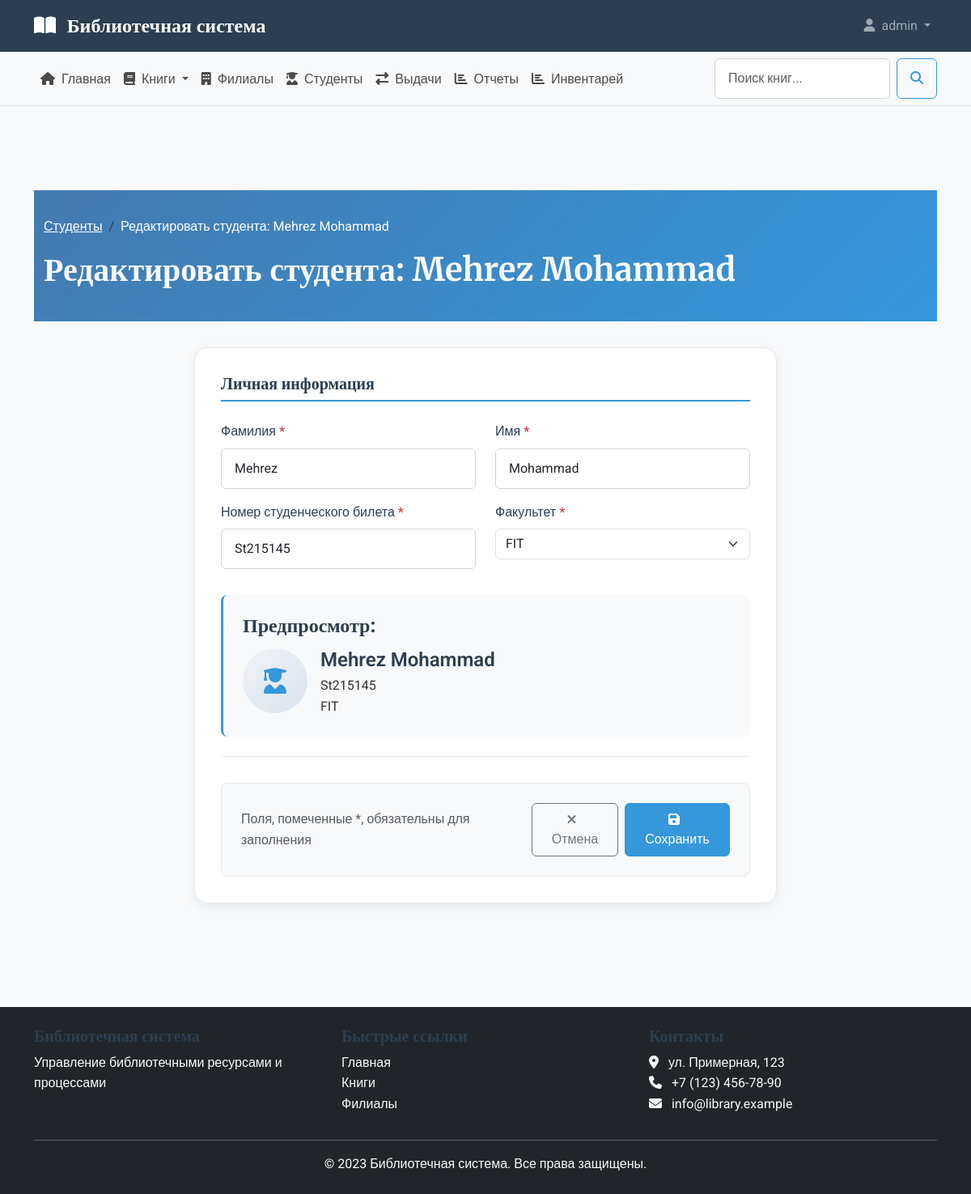
The page /students/1/edit/ (signed in) on the database its author committed.
### library_app/models.py (models this page shows, shortened)
class Student(models.Model):
    last_name = models.CharField(_('фамилия'), max_length=100)
    first_name = models.CharField(_('имя'), max_length=100)
    student_id = models.CharField(_('номер студенческого билета'), max_length=20, unique=True)
    faculty = models.ForeignKey(
        Faculty,
        verbose_name=_('факультет'),
        on_delete=models.CASCADE,
        related_name='students'
    )
    created_at = models.DateTimeField(_('дата создания'), auto_now_add=True)
    class Meta:
        verbose_name = _('студент')
        verbose_name_plural = _('студенты')
        ordering = ['last_name', 'first_name']
        indexes = [
            models.Index(fields=['student_id']),
            models.Index(fields=['last_name', 'first_name']),
        ]
    def get_full_name(self):
        return f"{self.last_name} {self.first_name}"

### library_app/views.py (the view, shortened to what this page needs)
# urls.py: path('students/<int:pk>/edit/', StudentUpdateView.as_view(), name='student_edit'),
class StudentUpdateView(LoginRequiredMixin, UserPassesTestMixin, UpdateView):
    model = Student
    form_class = StudentForm
    template_name = 'library_app/students/student_form.html'
    def test_func(self):
        return is_librarian(self.request.user)
    def get_context_data(self, **kwargs):
        context = super().get_context_data(**kwargs)
        context['title'] = f'Редактировать студента: {self.object.get_full_name()}'
        return context

### library_app/forms.py (shortened to what this page needs)
class StudentForm(forms.ModelForm):
    class Meta:
        model = Student
        fields = ['last_name', 'first_name', 'student_id', 'faculty']
        widgets = {
            'last_name': forms.TextInput(attrs={'class': 'form-control'}),
            'first_name': forms.TextInput(attrs={'class': 'form-control'}),
            'student_id': forms.TextInput(attrs={'class': 'form-control'}),
            'faculty': forms.Select(attrs={'class': 'form-select'}),
        }
        labels = {
            'last_name': 'Фамилия',
            'first_name': 'Имя',
            'student_id': 'Номер студенческого билета',
            'faculty': 'Факультет',
        }

### library_app/models.py (called while the page is built)
    def __str__(self):
        return self.name

### library_app/views.py (called while the page is built)
def is_librarian(user):
    return user.is_authenticated and (user.is_staff or user.groups.filter(name='Librarians').exists())

### library_app/templates/library_app/students/student_form.html (shortened to what this page needs)
{% extends 'library_app/base.html' %}
{% load static %}
{% block content %}
<section class="form-header">
    <div class="container">
        <nav aria-label="breadcrumb">
            <ol class="breadcrumb">
                <li class="breadcrumb-item"><a href="{% url 'student_list' %}" class="text-white">Студенты</a></li>
                <li class="breadcrumb-item active text-white" aria-current="page">{{ title }}</li>
            </ol>
        </nav>
        <h1 class="books-title text-light">{{ title }}</h1>
    </div>
</section>
<div class="container">
    <div class="row justify-content-center">
        <div class="col-lg-8">
            <form method="post" class="form-card" novalidate>
                <div class="form-section">
                    <h2 class="section-title">Личная информация</h2>
                    <div class="row">
                        <div class="col-md-6 mb-3">
                            <label for="{{ form.last_name.id_for_label }}" class="form-label required-field">Фамилия</label>
                            {{ form.last_name }}
                        </div>
                        <div class="col-md-6 mb-3">
                            <label for="{{ form.first_name.id_for_label }}" class="form-label required-field">Имя</label>
                            {{ form.first_name }}
                        </div>
                    </div>
                    <div class="row">
                        <div class="col-md-6 mb-3">
                            <label for="{{ form.student_id.id_for_label }}" class="form-label required-field">Номер студенческого билета</label>
                            {{ form.student_id }}
                        </div>
                        <div class="col-md-6 mb-3">
                            <label for="{{ form.faculty.id_for_label }}" class="form-label required-field">Факультет</label>
                            {{ form.faculty }}
                        </div>
                    </div>
                    <div class="preview-card">
                        <h4>Предпросмотр:</h4>
                        <div class="student-preview">
                            <div class="preview-avatar">
                                <i class="fas fa-user-graduate"></i>
                            </div>
                            <div class="preview-info">
                                <div class="preview-name" id="student-preview">
                                </div>
                                <div id="student-id-preview">
                                </div>
                                <div id="faculty-preview">
                                </div>
                            </div>
                        </div>
                    </div>
                </div>
                <div class="form-actions">
                    <div class="d-flex justify-content-between align-items-center">
                        <div>
                            <span class="text-muted">Поля, помеченные *, обязательны для заполнения</span>
                        </div>
                        <div class="d-flex gap-2">
                            <a href="{% if object %}{% url 'student_detail' object.pk %}{% else %}{% url 'student_list' %}{% endif %}"
                               class="btn btn-outline-secondary">
                                <i class="fas fa-times me-2"></i>Отмена
                            </a>
                            <button type="submit" class="btn btn-primary">
                                <i class="fas fa-save me-2"></i>Сохранить
                            </button>
                        </div>
                    </div>
                </div>
            </form>
        </div>
    </div>
</div>
{% endblock %}

### library_app/templates/library_app/includes/header.html (shortened to what this page needs)
<header class="main-header">
    <nav class="navbar navbar-expand-lg navbar-dark bg-primary">
        <div class="container">
            <a class="navbar-brand" href="{% url 'home' %}">
                <i class="fas fa-book-open me-2"></i>
                Библиотечная система
            </a>
            <div class="collapse navbar-collapse" id="mainNavbar">
                <ul class="navbar-nav ms-auto">
                    {% if user.is_authenticated %}
                    <li class="nav-item dropdown">
                        <a class="nav-link dropdown-toggle" href="#" id="userDropdown" role="button" data-bs-toggle="dropdown">
                            <i class="fas fa-user me-1"></i> {{ user.username }}
                        </a>
                    </li>
                    {% endif %}
                </ul>
            </div>
        </div>
    </nav>
</header>

### library_app/static/library_app/css/style.css (style rules this page uses)
:root { --primary-color: #2c3e50; --secondary-color: #3498db; --accent-color: #e74c3c; --light-color: #ecf0f1; --dark-color: #2c3e50; --success-color: #27ae60; --warning-color: #f39c12; --danger-color: #e74c3c; --info-color: #3498db; }
body { font-family: 'Roboto', sans-serif; background-color: #f8f9fa; color: #333; line-height: 1.6; }
h1, h2, h3, h4, h5, h6 { font-family: 'Merriweather', serif; font-weight: 700; color: var(--primary-color); }
.main-header .navbar-brand { font-family: 'Merriweather', serif; font-weight: 700; font-size: 1.5rem; }
.btn { border-radius: 0.375rem; font-weight: 500; padding: 0.5rem 1rem; transition: all 0.3s; }
.btn-primary { background-color: var(--secondary-color); border-color: var(--secondary-color); }
.form-control { border-radius: 0.375rem; padding: 0.75rem 1rem; border: 1px solid #ced4da; transition: border-color 0.15s ease-in-out, box-shadow 0.15s ease-in-out; }
.form-label { font-weight: 500; margin-bottom: 0.5rem; color: var(--dark-color); }
.bg-primary { background-color: var(--primary-color) !important; }

### library_app/templates/library_app/students/student_form.html (style rules this page uses)
.form-header { background: linear-gradient(135deg, #447ab0 0%, #3498db 100%); padding: 2rem 0; color: white; margin-bottom: 2rem; }
.form-card { background: white; border-radius: 1rem; padding: 2rem; border: 1px solid #e5e7eb; margin-bottom: 2rem; box-shadow: 0 4px 12px rgba(68, 122, 176, 0.1); }
.form-section { margin-bottom: 2rem; padding-bottom: 1.5rem; border-bottom: 1px solid #e5e7eb; }
.section-title { font-size: 1.25rem; font-weight: 600; color: var(--primary-color); margin-bottom: 1.5rem; padding-bottom: 0.5rem; border-bottom: 2px solid var(--secondary-color); }
.required-field::after { content: " *"; color: #dc3545; }
.form-actions { background: #f8f9fa; padding: 1.5rem; border-radius: 0.5rem; margin-top: 2rem; border: 1px solid #e5e7eb; }
.preview-card { background: #f8f9fa; padding: 1.5rem; border-radius: 0.5rem; margin-top: 1rem; border-left: 3px solid var(--secondary-color); }
.preview-name { font-size: 1.5rem; font-weight: 600; color: var(--primary-color); }
.student-preview { display: flex; align-items: center; gap: 1rem; }
.preview-avatar { height: 80px; width: 80px; background: linear-gradient(135deg, #f0f4f8 0%, #d9e2ec 100%); border-radius: 50%; display: flex; align-items: center; justify-content: center; color: var(--secondary-color); font-size: 2rem; }
.preview-info { flex-grow: 1; }

### rows shown on the page
Student: last_name "Mehrez", first_name "Mohammad", student_id "St215145", faculty "FIT"

### other values the page prints
{{ user.username }} "admin"
{{ title }} "Редактировать студента: Mehrez Mohammad"
